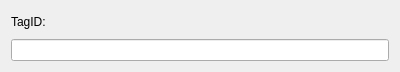
<?xml version="1.0" encoding="UTF-8"?>
<ui version="4.0">
 <class>Simulator</class>
 <widget class="QDialog" name="Simulator">
  <property name="geometry">
   <rect>
    <x>0</x>
    <y>0</y>
    <width>400</width>
    <height>72</height>
   </rect>
  </property>
  <property name="windowTitle">
   <string>Dialog</string>
  </property>
  <property name="locale">
   <locale language="German" country="Germany"/>
  </property>
  <layout class="QVBoxLayout" name="verticalLayout">
   <item>
    <widget class="QLabel" name="label">
     <property name="text">
      <string>TagID:</string>
     </property>
    </widget>
   </item>
   <item>
    <widget class="QLineEdit" name="lineEdit"/>
   </item>
  </layout>
 </widget>
 <resources/>
 <connections/>
</ui>
